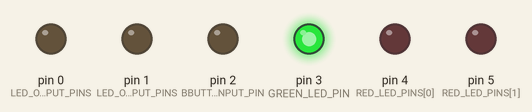
The sketch below on a simulated Arduino Uno, built with avr-gcc and run on an emulated ATmega328P. On the bench: output pins drawn as LEDs (lit = HIGH).

Above: at 0.1 s.
Timing chart, 0 to 1.6 s (numbered marks = the images above):
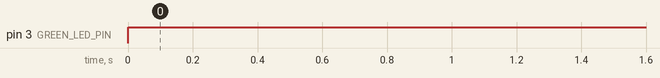

The sketch:

02_starterkit-spaceship_interface.ino
```cpp
int GREEN_LED_PIN = 3;
int RED_LED_PINS[] = {4, 5};
int LED_OUTPUT_PINS[] = {
  GREEN_LED_PIN,
  RED_LED_PINS[0],
  RED_LED_PINS[1]
  };
int BBUTTON_INPUT_PIN = 2;
int switchState = 0;
void setup() {
  pinMode(BBUTTON_INPUT_PIN, INPUT);
for (int i = 0; i < sizeof(LED_OUTPUT_PINS); i+=1) {
  pinMode(i,OUTPUT);
}
}
void turnOnGreenLed(){
  digitalWrite(GREEN_LED_PIN, HIGH);
  digitalWrite(RED_LED_PINS[0], LOW);
  digitalWrite(RED_LED_PINS[1], LOW);
}
void blinkRedLeds() {
  delay(250);
  digitalWrite(RED_LED_PINS[0], HIGH);
  digitalWrite(RED_LED_PINS[1], LOW);
  delay(250);
  digitalWrite(RED_LED_PINS[0], LOW);
  digitalWrite(RED_LED_PINS[1], HIGH);
  digitalWrite(GREEN_LED_PIN, LOW);
}
void loop() {
  switchState = digitalRead(BBUTTON_INPUT_PIN);
  if(switchState == LOW) {
    turnOnGreenLed();
  }else{
    blinkRedLeds();
  }
}
```

Measured:
- by itself, pin 3 (GREEN_LED_PIN): LOW → HIGH at 0.00 s
